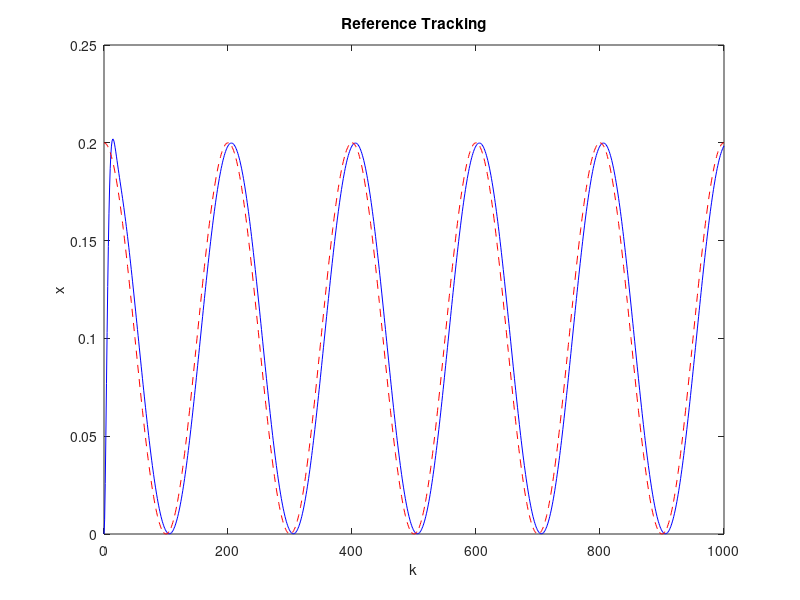
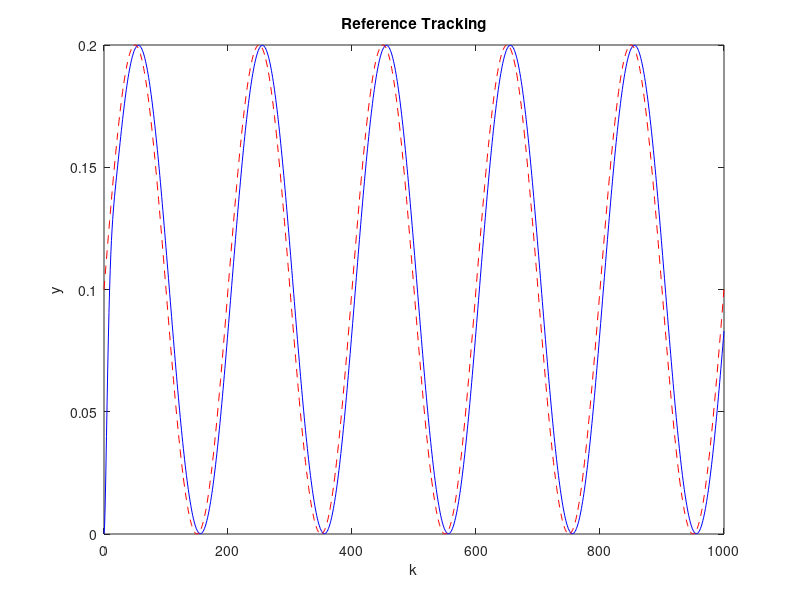
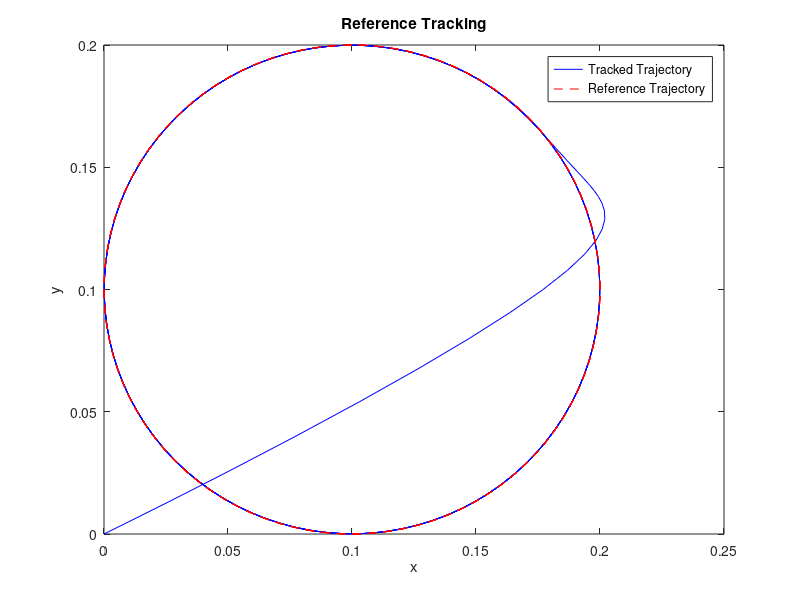
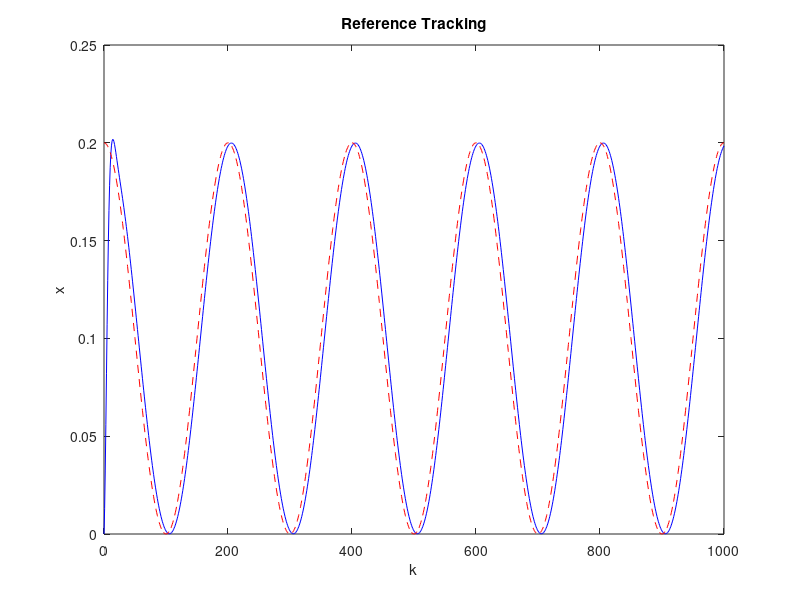

MATLAB code for these plots, in order:
clear all; close all;
g = 9.81;
Ac = [0 1 0 0;0 0 0 0; 0 0 0 1;0 0 0 0];
Bc = (-5/7)*g*[0 0 ;1 0;0 0; 0 1];
Cc = [1 0 0 0; 0 0 1 0];
Dc = [0 0 ;0 0 ];
x0 = [0;0;0;0]; % Initial point

Ts = 0.1;
ss_c = ss(Ac,Bc,Cc,Dc); % state space definition 
ss_d = c2d(ss_c,Ts,'zoh'); %discritization using matlab function 
A = ss_d.A;
B = ss_d.B;
C = ss_d.C;
D = ss_d.D;
[nx,nu] = size(B);

ctrb_M = ctrb(A,B);

Q = [5 0 0 0; 0 0.1 0 0; 0 0 5 0;0 0 0 0.1];
R = [3 0;0 3];
[K,P,~] = dlqr(A,B,Q,R); % In MATLAB documentation, u(k)=-Kx(k)
K_lqr = -K; % In this lecture, we use the form u(k)=+Kx(k)


%%
k_sim = 1000;
t= Ts*(0:k_sim); % Time vector
r = 0.1; % Radius of the circular reference trajectory
T = 20; % Period of the circular reference trajectory
x_center = 0.1;
y_center = 0.1;
x_ref = [r*cos(2*pi*t/T); zeros(1, k_sim+1); r*sin(2*pi*t/T); zeros(1, k_sim+1)]; % Reference trajectory

x_ref(1,:) = x_ref(1,:) + x_center; % Add x-coordinate of the center
x_ref(3,:) = x_ref(3,:) + y_center; % Add y-coordinate of the center
 %time steps 
xk = [x0 zeros(nx,k_sim)]; %constructing the displacment matrix including I.c
uk = zeros(nu,k_sim); %constructing the velocity matrix
error = zeros(nx,k_sim+1);
for k = 1:k_sim
    track_error = xk(:,k) - x_ref(:,k);
    error(:,k)= track_error;
    uk(:,k) = K_lqr*track_error; % constructing U based on the control law eq.
    xk(:,k+1) = A*xk(:,k)+B*uk(:,k); % constructing X based on the S.S eq.
end

figure(1)
plot(0:k_sim, xk(1,:), 'b', 0:k_sim, x_ref(1,:), 'r--') % Plot x component of the state and reference trajectory
title('Reference Tracking');
xlabel('k');
ylabel('x');

figure(2)
plot(0:k_sim, xk(3,:), 'b', 0:k_sim, x_ref(3,:), 'r--') % Plot y component of the state and reference trajectory
title('Reference Tracking');
xlabel('k');
ylabel('y');

figure(3)
plot(xk(1,:), xk(3,:), 'b', x_ref(1,:), x_ref(3,:), 'r--') % Plot the trajectory in the xy plane
title('Reference Tracking');
xlabel('x');
ylabel('y');
legend('Tracked Trajectory', 'Reference Trajectory');


%% Applying input saturation to allow linearity:

clear all; close all;
g = 9.81;
Ac = [0 1 0 0;0 0 0 0; 0 0 0 1;0 0 0 0];
Bc = (-5/7)*g*[0 0 ;1 0;0 0; 0 1];
Cc = [1 0 0 0; 0 0 1 0];
Dc = [0 0 ;0 0 ];
x0 = [0;0.1;0;0.2]; % Initial point

Ts = 0.1;
ss_c = ss(Ac,Bc,Cc,Dc); % state space definition 
ss_d = c2d(ss_c,Ts,'zoh'); %discritization using matlab function 
A = ss_d.A;
B = ss_d.B;
C = ss_d.C;
D = ss_d.D;
[nx,nu] = size(B);

ctrb_M = ctrb(A,B);

Q = [5 0 0 0; 0 0.1 0 0; 0 0 5 0;0 0 0 0.1];
R = [3 0;0 3];
[K,P,~] = dlqr(A,B,Q,R); % In MATLAB documentation, u(k)=-Kx(k)
K_lqr = -K; % In this lecture, we use the form u(k)=+Kx(k)

k_sim = 1000;
t= Ts*(0:k_sim); % Time vector
r = 0.1; % Radius of the circular reference trajectory
T = 20; % Period of the circular reference trajectory
x_center = 0.1;
y_center = 0.1;
x_ref = [r*cos(2*pi*t/T); zeros(1, k_sim+1); r*sin(2*pi*t/T); zeros(1, k_sim+1)]; % Reference trajectory

x_ref(1,:) = x_ref(1,:) + x_center; % Add x-coordinate of the center
x_ref(3,:) = x_ref(3,:) + y_center; % Add y-coordinate of the center
 %time steps 
xk = [x0 zeros(nx,k_sim)]; %constructing the displacment matrix including I.c
uk = zeros(nu,k_sim); %constructing the velocity matrix
for k = 1:k_sim
    track_error = xk(:,k) - x_ref(:,k);
    uk(:,k) = K_lqr*track_error; % constructing U based on the control law eq.
    uk(:,k) = min(max(uk(:,k),((-5*pi)/180)*ones(nu,1)),((5*pi)/180)*ones(nu,1));
    xk(:,k+1) = A*xk(:,k)+B*uk(:,k); % constructing X based on the S.S eq.
end

figure(4)
plot(0:k_sim, xk(1,:), 'b', 0:k_sim, x_ref(1,:), 'r--') % Plot x component of the state and reference trajectory
title('Reference Tracking');
xlabel('k');
ylabel('x');

figure(5)
plot(0:k_sim, xk(3,:), 'b', 0:k_sim, x_ref(3,:), 'r--') % Plot y component of the state and reference trajectory
title('Reference Tracking');
xlabel('k');
ylabel('y');

figure(6)
plot(xk(1,:), xk(3,:), 'b', x_ref(1,:), x_ref(3,:), 'r--') % Plot the trajectory in the xy plane
title('Reference Tracking');
xlabel('x');
ylabel('y');

legend('Tracked Trajectory', 'Reference Trajectory');

